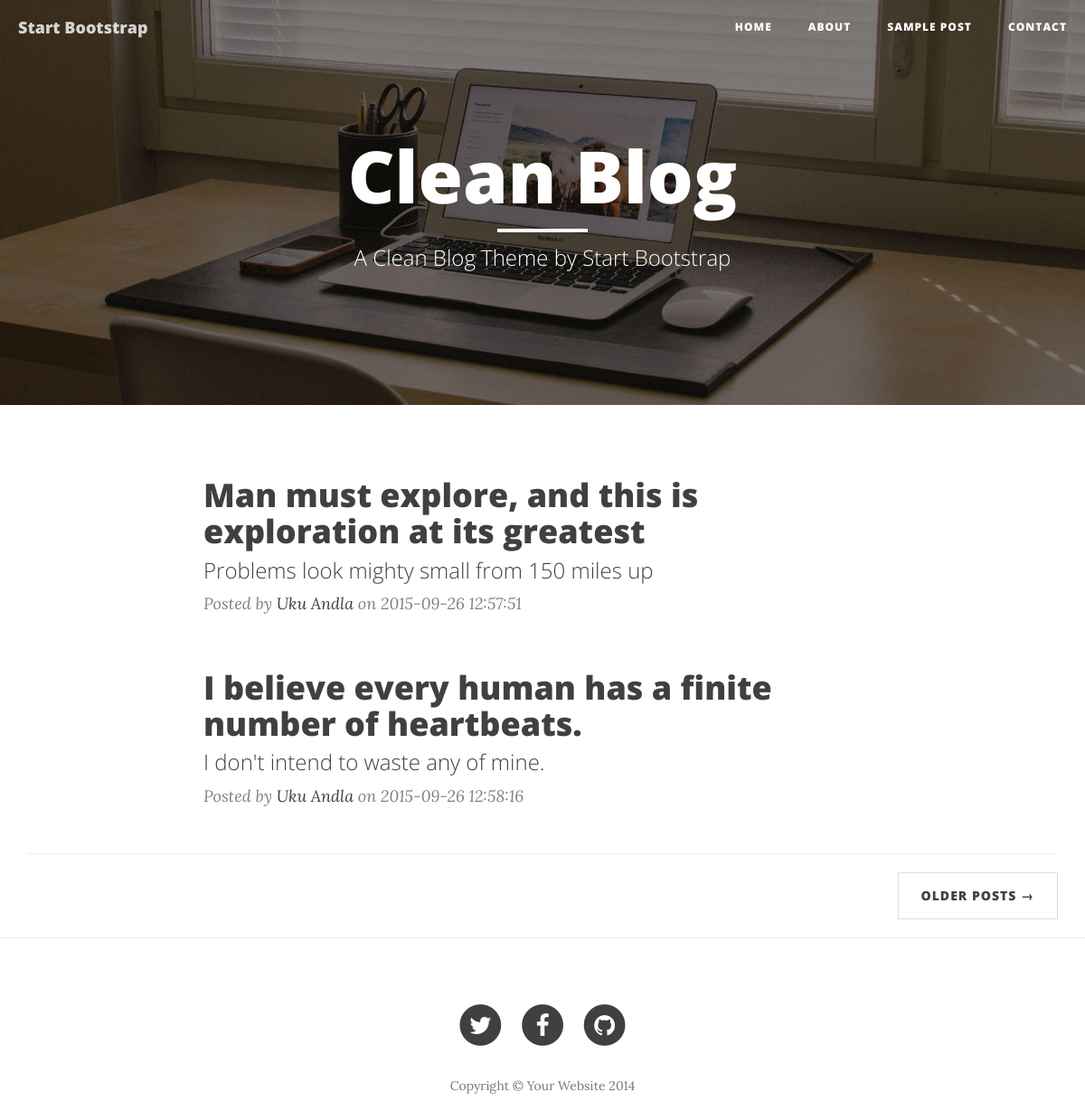
Before: / with the older database file.
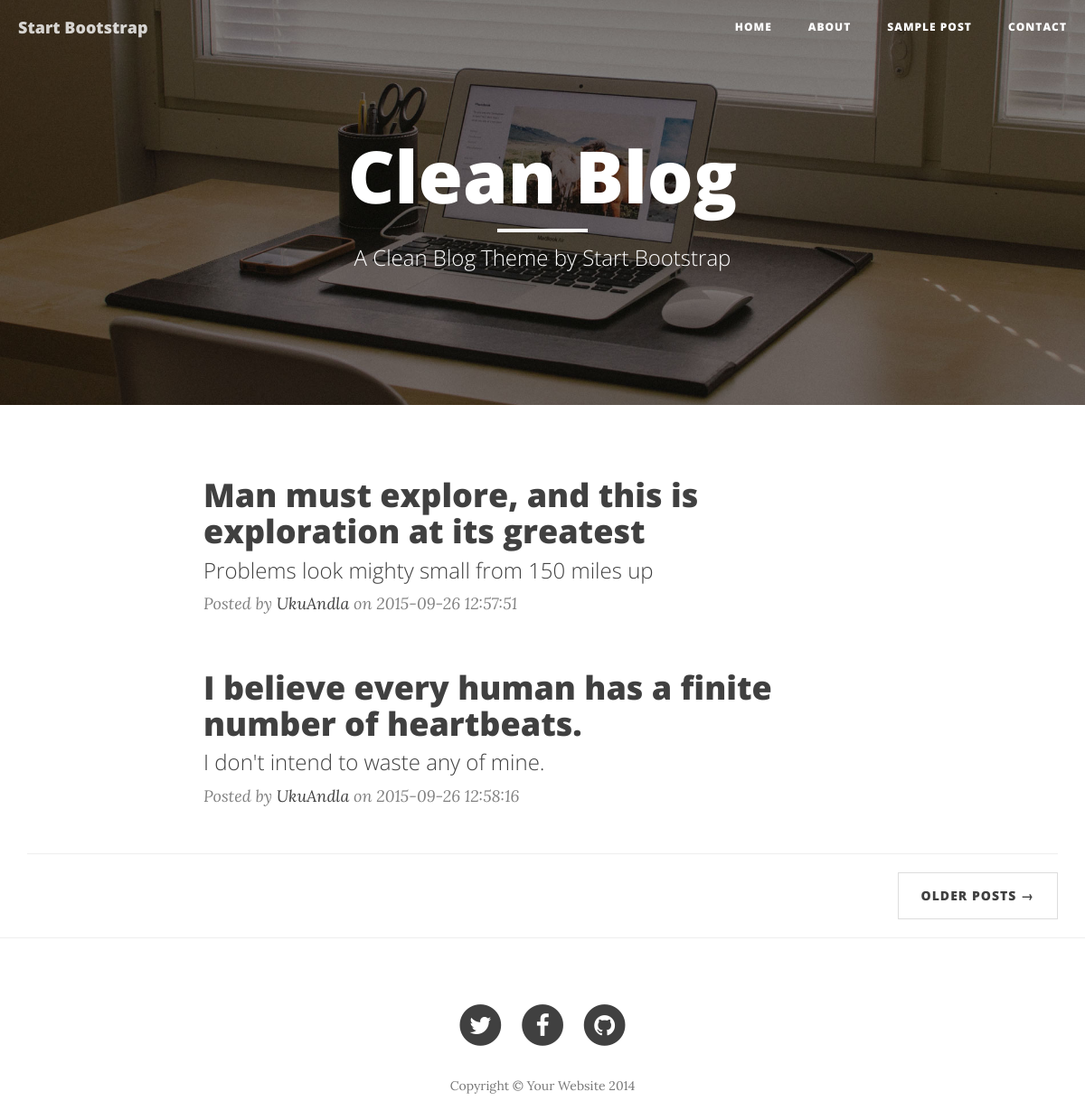
After: the same page with the newer database file.
### tables this page shows
CREATE TABLE IF NOT EXISTS `posts` (
  `post_id` int(10) unsigned NOT NULL,
  `author_id` int(10) unsigned NOT NULL,
  `post_title` varchar(255) NOT NULL,
  `post_description` varchar(120) NOT NULL,
  `post_text` longtext NOT NULL,
  `post_created` datetime NOT NULL DEFAULT CURRENT_TIMESTAMP
);

CREATE TABLE IF NOT EXISTS `authors` (
  `author_id` int(10) unsigned NOT NULL,
  `author_name` varchar(30) NOT NULL
);

### index.php (the view, shortened to what this page needs)
<?php
$db=mysqli_connect(DATABASE_HOSTNAME, DATABASE_USERNAME, DATABASE_PASSWORD, DATABASE_DATABASE);
mysqli_query($db,"SET NAMES 'utf8'");
$q = mysqli_query($db, "SELECT * FROM posts NATURAL JOIN authors") or die(mysqli_error($db));
while($row=mysqli_fetch_assoc($q)){
    $posts[]=$row;
}
?>
<!DOCTYPE html>
<html lang="en">
<head>
    <link href="css/bootstrap.min.css" rel="stylesheet">
    <link href="css/clean-blog.min.css" rel="stylesheet">
    <link href="http://maxcdn.bootstrapcdn.com/font-awesome/4.1.0/css/font-awesome.min.css" rel="stylesheet" type="text/css">
</head>
<body>
<nav class="navbar navbar-default navbar-custom navbar-fixed-top">
    <div class="container-fluid">
        <div class="navbar-header page-scroll">
            <a class="navbar-brand" href="">Start Bootstrap</a>
        </div>
        <div class="collapse navbar-collapse" id="bs-example-navbar-collapse-1">
            <ul class="nav navbar-nav navbar-right">
                <li>
                    <a href="">Home</a>
                </li>
                <li>
                    <a href="about.html">About</a>
                </li>
                <li>
                    <a href="post.html">Sample Post</a>
                </li>
                <li>
                    <a href="contact.html">Contact</a>
                </li>
            </ul>
        </div>
    </div>
</nav>
<header class="intro-header" style="background-image: url('img/home-bg.jpg')">
    <div class="container">
        <div class="row">
            <div class="col-lg-8 col-lg-offset-2 col-md-10 col-md-offset-1">
                <div class="site-heading">
                    <h1>Clean Blog</h1>
                    <hr class="small">
                    <span class="subheading">A Clean Blog Theme by Start Bootstrap</span>
                </div>
            </div>
        </div>
    </div>
</header>
<div class="container">
    <?foreach($posts as $post):?>
        <div class="row">
            <div class="col-lg-8 col-lg-offset-2 col-md-10 col-md-offset-1">
                <div class="post-preview">
                    <a href="post.html">
                        <h2 class="post-title">
                            <?=$post['post_title']?>
                        </h2>
                        <h3 class="post-subtitle">
                            <?=$post['post_description']?>
                        </h3>
                    </a>
                    <p class="post-meta">Posted by <a href="#"><?=$post['author_name']?></a> on <?=$post['post_created']?></p>
                </div>
            </div>
        </div>
    <?endforeach?>
    <hr>
    <ul class="pager">
        <li class="next">
            <a href="#">Older Posts &rarr;</a>
        </li>
    </ul>
</div>
<hr>
<footer>
    <div class="container">
        <div class="row">
            <div class="col-lg-8 col-lg-offset-2 col-md-10 col-md-offset-1">
                <ul class="list-inline text-center">
                    <li>
                        <a href="#">
                                <span class="fa-stack fa-lg">
                                    <i class="fa fa-circle fa-stack-2x"></i>
                                    <i class="fa fa-twitter fa-stack-1x fa-inverse"></i>
                                </span>
                        </a>
                    </li>
                    <li>
                        <a href="#">
                                <span class="fa-stack fa-lg">
                                    <i class="fa fa-circle fa-stack-2x"></i>
                                    <i class="fa fa-facebook fa-stack-1x fa-inverse"></i>
                                </span>
                        </a>
                    </li>
                    <li>
                        <a href="#">
                                <span class="fa-stack fa-lg">
                                    <i class="fa fa-circle fa-stack-2x"></i>
                                    <i class="fa fa-github fa-stack-1x fa-inverse"></i>
                                </span>
                        </a>
                    </li>
                </ul>
                <p class="copyright text-muted">Copyright &copy; Your Website 2014</p>
            </div>
        </div>
    </div>
</footer>
</body>
</html>

Changed rows visible on the page:
changed through a linked row, posts "Man must explore, and this is exploration at its greatest": author.author_name "Uku Andla" → "UkuAndla"
changed through a linked row, posts "I believe every human has a finite number of heartbeats.": author.author_name "Uku Andla" → "UkuAndla"
